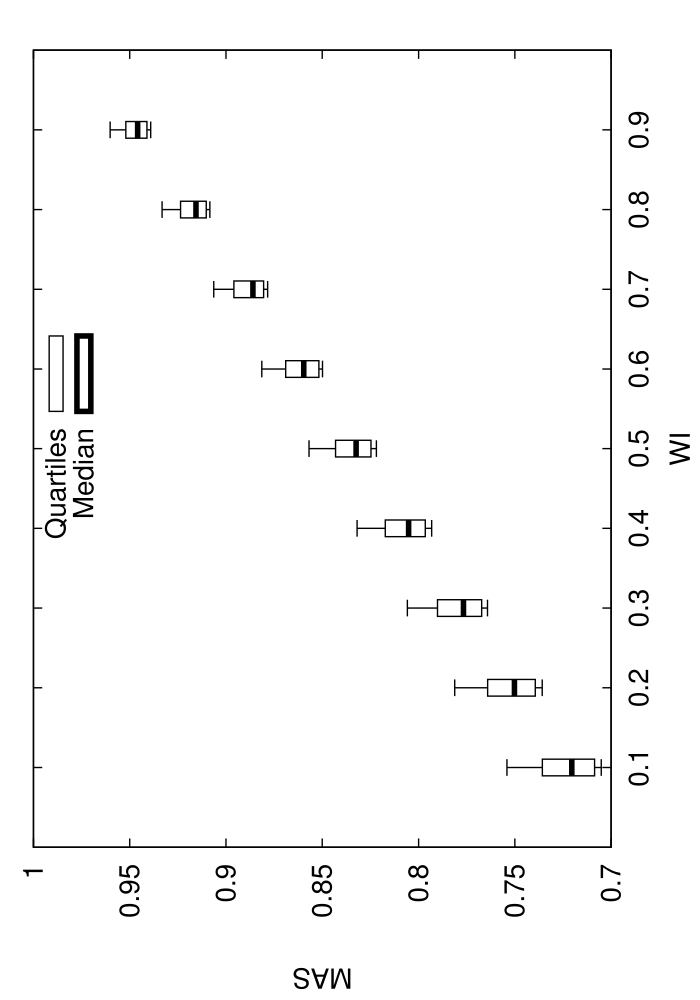

Write gnuplot code to recreate this figure.
set terminal postscript enhanced 20
set xrange[0:1]
set xlabel 'WI'
set ylabel 'MAS'
set key ins vert center top spacing 1.0
set output 'stat_SIM_W04.dat.eps'
set bars 4.0
set style fill empty
plot 'stat_SIM_W04.dat.elab' using 1:3:2:6:5:xticlabel(1) with candlesticks lt -1 lw 1 title 'Quartiles' whiskerbars,'' using 1:4:4:4:4:xticlabels(1) with candlesticks lt -1 lw 4 title 'Median'
